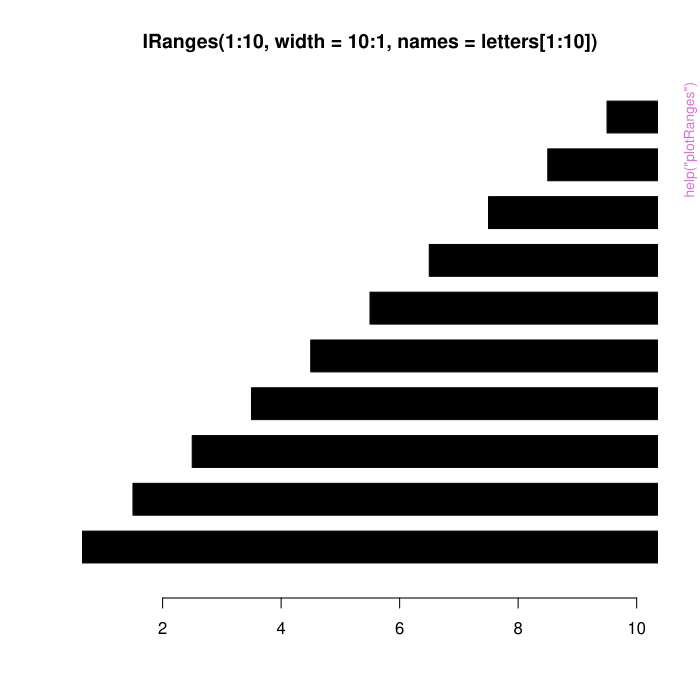

This chart was generated by the following R code:
pkgname <- "rxtras"
source(file.path(R.home("share"), "R", "examples-header.R"))
options(warn = 1)
library('rxtras')

base::assign(".oldSearch", base::search(), pos = 'CheckExEnv')
base::assign(".old_wd", base::getwd(), pos = 'CheckExEnv')
cleanEx()
nameEx("plotRanges")
### * plotRanges

flush(stderr()); flush(stdout())

### Name: plotRanges
### Title: Plot genomic ranges from the IRanges object or GRanges object.
### Aliases: plotRanges

### ** Examples

library(IRanges)
plotRanges(IRanges(1:10, width=10:1, names=letters[1:10]))



cleanEx()
nameEx("substrRight")
### * substrRight

flush(stderr()); flush(stdout())

### Name: substrRight
### Title: Extract substrings in a character vector counting from right.
### Aliases: substrRight

### ** Examples

substrRight("ABCD", 2)
#CD




### * <FOOTER>
###
cleanEx()
options(digits = 7L)
base::cat("Time elapsed: ", proc.time() - base::get("ptime", pos = 'CheckExEnv'),"\n")
grDevices::dev.off()
###
### Local variables: ***
### mode: outline-minor ***
### outline-regexp: "\\(> \\)?### [*]+" ***
### End: ***
quit('no')
